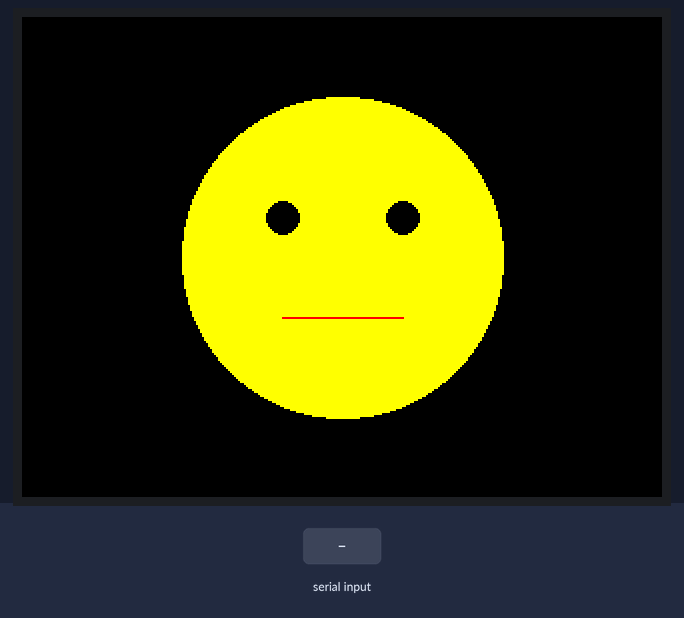
Bench run of a sketch on a simulated Arduino Uno, built with avr-gcc and run on an emulated ATmega328P. On the bench: 320×240 colour display. The inputs (shaded band) are chosen by the test bench.

Above: at 1.5 s.
1.6 s: "h" received over Serial
At 2.8 s:
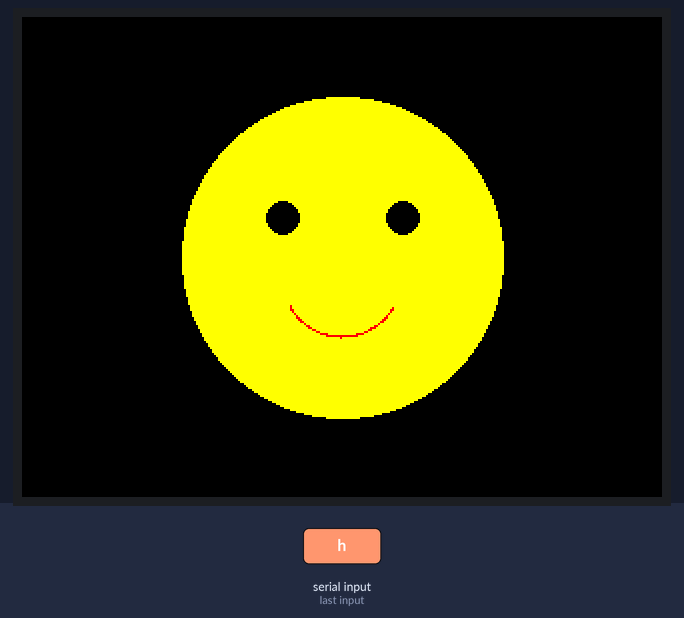
3.2 s: "s" received over Serial
At 4.0 s:
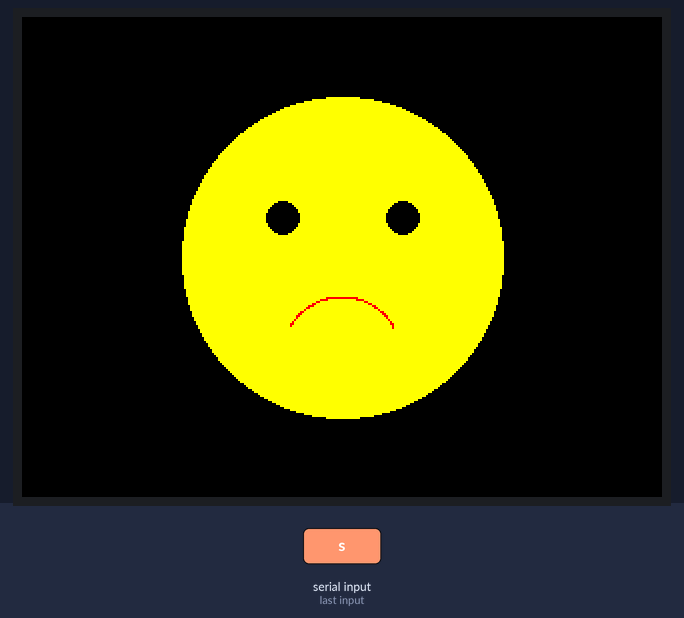
4.8 s: "n" received over Serial
At 6.1 s:
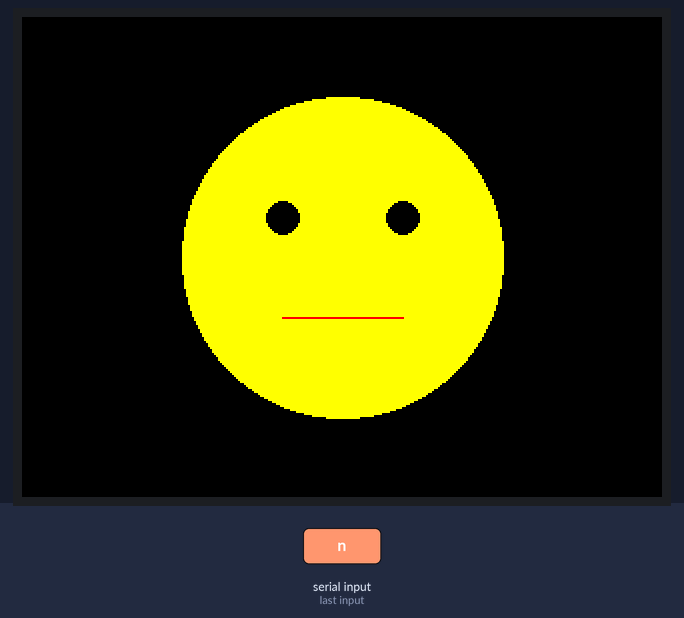
6.4 s: "H" received over Serial
At 7.7 s:
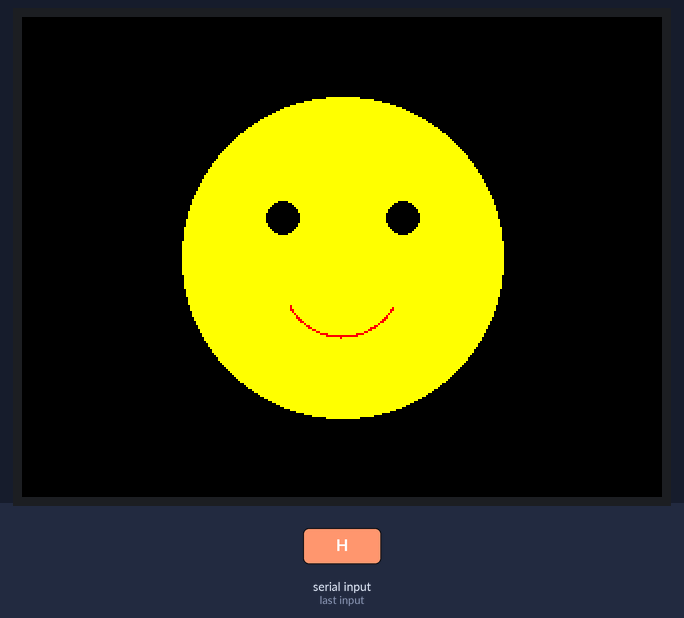
Timing chart, 0 to 9.0 s (numbered marks = the images above; inputs shaded):
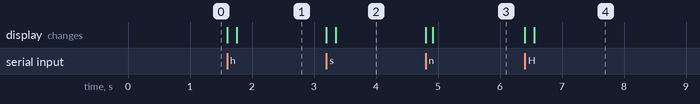

The sketch:

TFT_Calibration.ino
```cpp
#include <Adafruit_GFX.h>    // Core graphics lib
#include <Adafruit_TFTLCD.h> // Hardware-specific lib

// Pin definitions for 8-bit parallel TFT
#define LCD_CS   A3
#define LCD_CD   A2
#define LCD_WR   A1
#define LCD_RD   A0
#define LCD_RESET A4

// Color definitions
#define BLACK   0x0000
#define BLUE    0x001F
#define RED     0xF800
#define GREEN   0x07E0
#define CYAN    0x07FF
#define MAGENTA 0xF81F
#define YELLOW  0xFFE0
#define WHITE   0xFFFF

// Initialize TFT
Adafruit_TFTLCD tft(LCD_CS, LCD_CD, LCD_WR, LCD_RD, LCD_RESET);

void setup() {
  Serial.begin(9600);
  tft.begin(0x9341); // Change if your LCD uses a different driver
  tft.setRotation(1);
  tft.fillScreen(BLACK);
  tft.setTextColor(WHITE);
  tft.setTextSize(2);
  tft.setCursor(10, 10);
  tft.print("Press H / N / S");

  drawNeutral(); // Default face
}

void loop() {
  if (Serial.available()) {
    char key = Serial.read();
    if (key == 'h' || key == 'H') {
      drawHappy();
    } else if (key == 'n' || key == 'N') {
      drawNeutral();
    } else if (key == 's' || key == 'S') {
      drawSad();
    }
  }
}

// ---------- FACE DRAWINGS ----------

void drawFaceBase(uint16_t color) {
  tft.fillScreen(BLACK);
  // Head
  tft.fillCircle(160, 120, 80, color);
  // Eyes
  tft.fillCircle(130, 100, 8, BLACK);
  tft.fillCircle(190, 100, 8, BLACK);
}

void drawHappy() {
  drawFaceBase(YELLOW);
  drawArc(160, 130, 30, 30, 150, RED); // Smile
}

void drawNeutral() {
  drawFaceBase(YELLOW);
  tft.drawLine(130, 150, 190, 150, RED); // Flat mouth
}

void drawSad() {
  drawFaceBase(YELLOW);
  drawArc(160, 170, 30, 210, 330, RED); // Frown
}

// ---------- SIMPLE ARC DRAWING ----------

void drawArc(int x, int y, int r, int startAngle, int endAngle, uint16_t color) {
  for (int angle = startAngle; angle <= endAngle; angle++) {
    float rad = angle * 0.0174533; // Convert to radians
    int xx = x + cos(rad) * r;
    int yy = y + sin(rad) * r;
    tft.drawPixel(xx, yy, color);
  }
}
```

Measured:
- after the input at 1.6 s, the display: first changes at once (image 1 shows a later state)
- after the input at 3.2 s, the display: first changes at once (image 2 shows a later state)
- after the input at 4.8 s, the display: first changes at once (image 3 shows a later state)
- after the input at 6.4 s, the display: first changes at once (image 4 shows a later state)
